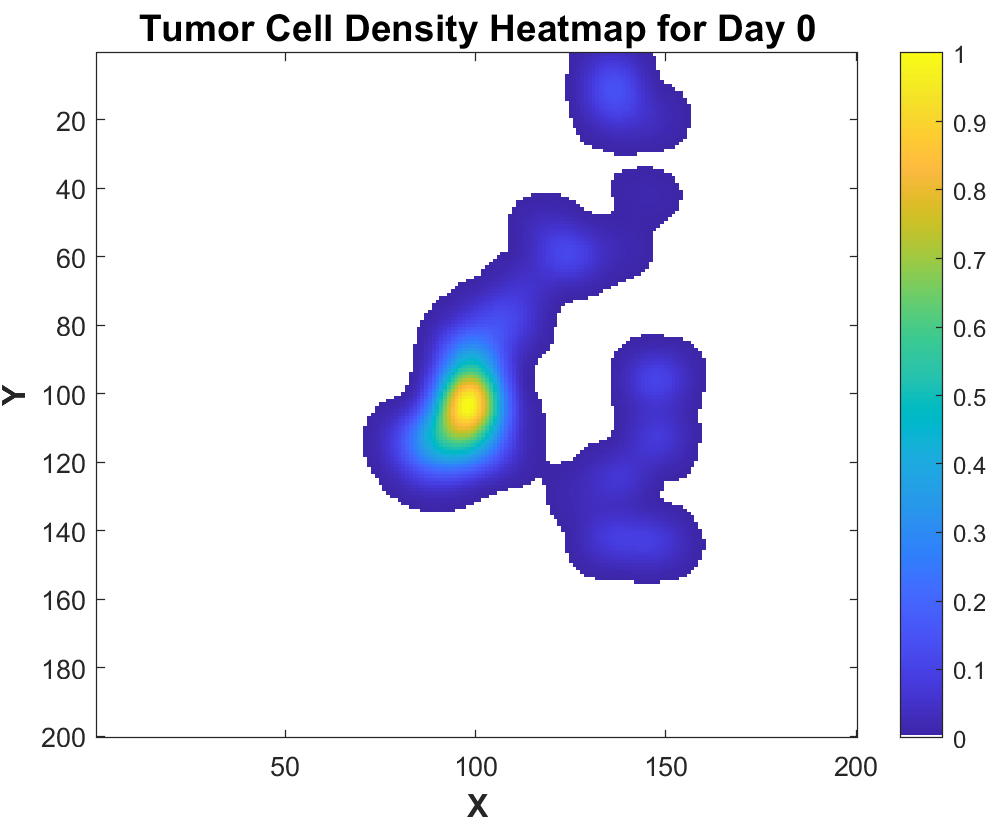
%> input picture 1.png, 995 x 824 px
$ octave errorfinder.m   (GNU Octave 9; MATLAB toolbox functions it lacks are replaced by stand-ins)
%> lines starting %> are read from the running program, lines starting %| are printed output that depends on the picture; in (x1, y1, x2, y2) boxes, pixels count from 0 and x2, y2 are one past the last pixel; in counts of white or black regions, pixels touching at a corner belong together; the program's own positions count from 1
close all
clc

% Create a temporary folder to save segmented images
tempFolder = 'segmented_images';
if ~exist(tempFolder, 'dir')
    mkdir(tempFolder);
end

% Read the images
img1 = imread('1.png');
%> img1 is the input picture: size 824x995x3 uint8; mean R, G, B 225.4, 226.6, 239.8
img2 = imread('2.png');
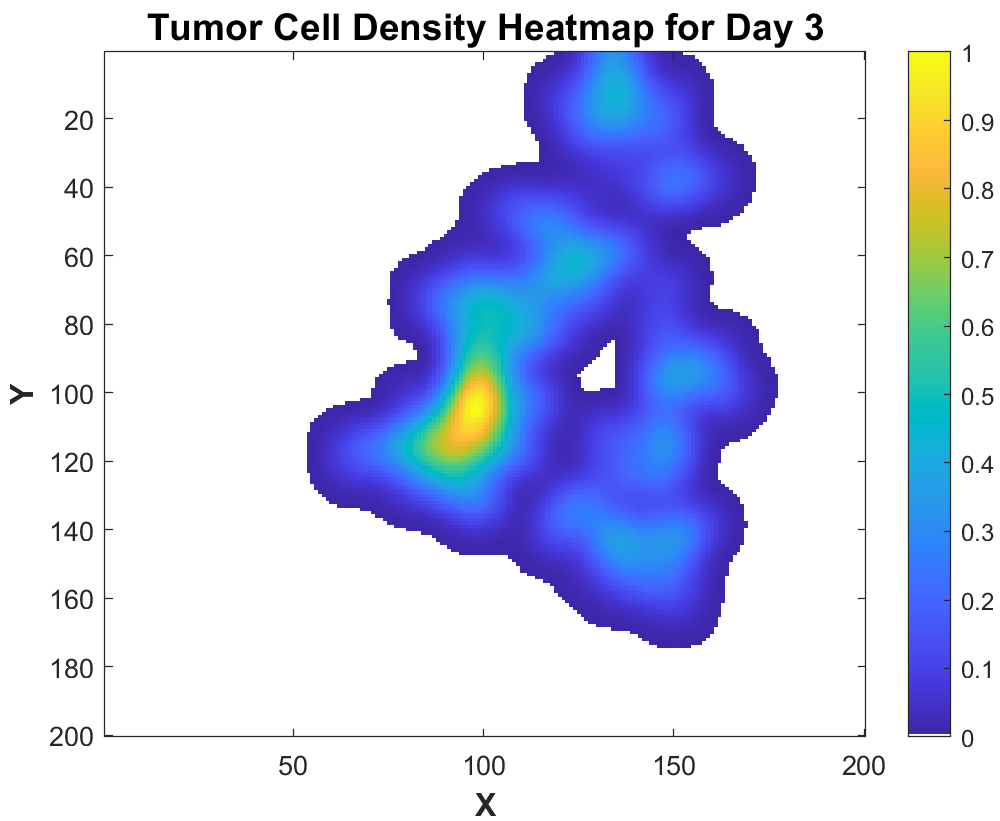
%> input picture 2.png, 1000 x 821 px
%> img2 is the input picture: size 821x1000x3 uint8; mean R, G, B 205.2, 211.5, 237.5
img3 = imread('3.png');
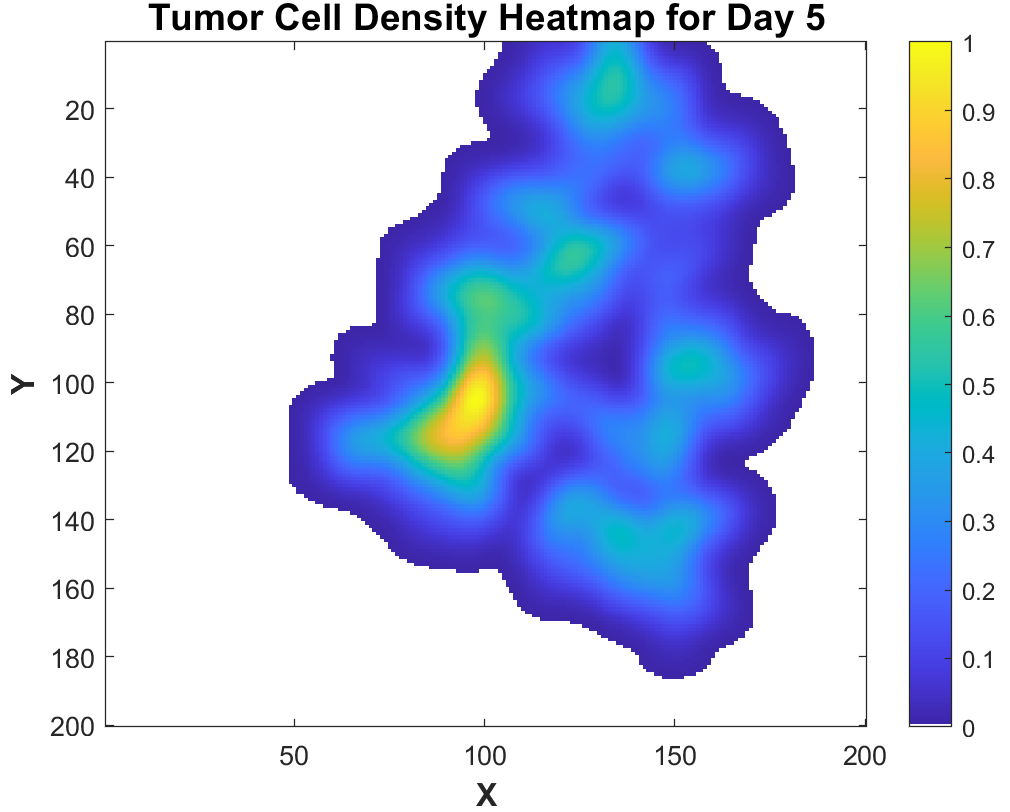
%> input picture 3.png, 1010 x 812 px
%> img3 is the input picture: size 812x1010x3 uint8; mean R, G, B 192, 204.7, 235.3

% Function to remove grayscale pixels, crop the image, save the colored sections,
% and count colored pixels
function [coloredPixels, highDensityPixels] = saveColoredSectionAndCount(img, imgName, tempFolder)
%> called with imgName = 'Day0', tempFolder = 'segmented_images'
    % Define crop region (assuming the color bar is on the right side)
    cropRegion = [1, 1, size(img, 2) - 130, size(img, 1)]; % [x, y, width, height]
%> cropRegion = [1 1 865 824]

    % Crop the image to remove the color bar
    croppedImg = imcrop(img, cropRegion);

    % Create a mask for colored pixels
    grayMask = croppedImg(:,:,1) == croppedImg(:,:,2) & croppedImg(:,:,2) == croppedImg(:,:,3);
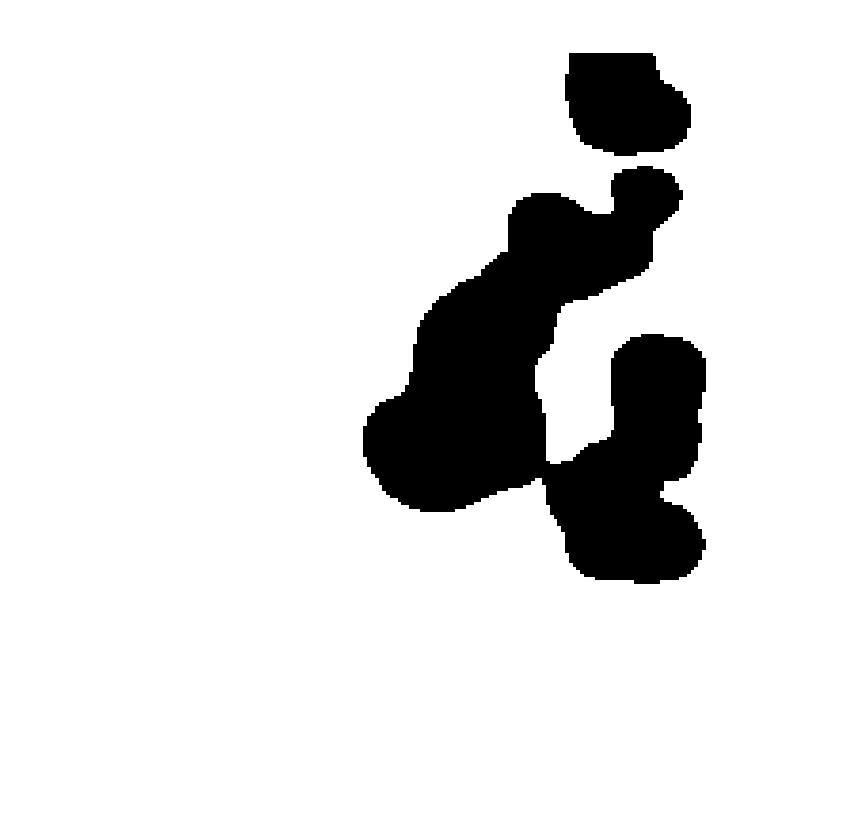
%> grayMask: size 824x866 logical; 88% white; 2 black regions, box (x1, y1, x2, y2) and area: (363, 166, 706, 584) 75104, (565, 53, 691, 156) 10401
    coloredImg = croppedImg;
    coloredImg(repmat(grayMask, [1, 1, 3])) = 0; % Set grayscale pixels to black

    % Count the colored pixels
    coloredPixels = sum(~grayMask(:));
%> coloredPixels = 85505

    % Save the colored section image
    imwrite(coloredImg, fullfile(tempFolder, [imgName '_colored.png']));

    % Create a mask for high-density pixels (light blue to yellow range)
    highDensityMask = (coloredImg(:,:,1) >= 0 & coloredImg(:,:,1) <= 255) & ...
                      (coloredImg(:,:,2) >= 60 & coloredImg(:,:,2) <= 255) & ...
                      (coloredImg(:,:,3) >= 0 & coloredImg(:,:,3) <= 255);
%> highDensityMask: size 824x866 logical; 2.9% white; 5 white regions, box (x1, y1, x2, y2) and area: (394, 300, 523, 485) 16284, (592, 63, 637, 118) 1826, (546, 235, 588, 269) 1050, (611, 529, 656, 550) 619, (641, 368, 672, 395) 609

    highDensityImg = coloredImg;
    highDensityImg(repmat(~highDensityMask, [1, 1, 3])) = 0; % Set non high-density pixels to black
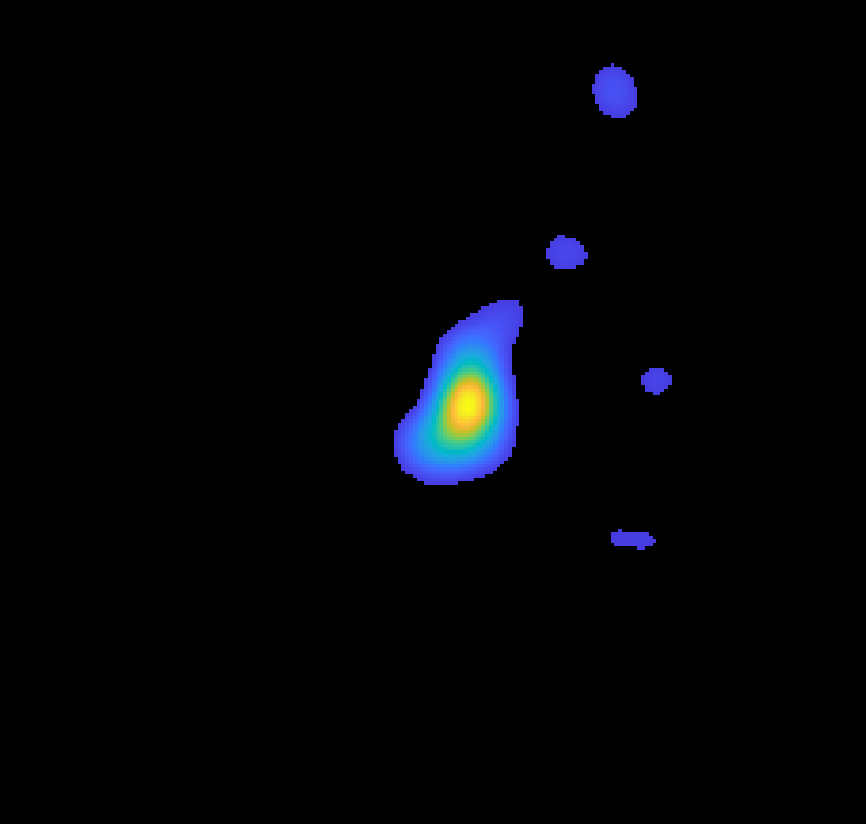
%> highDensityImg: size 824x866x3 uint8; mean R, G, B 2.2, 3.4, 5.9

    % Count the high-density pixels
    highDensityPixels = sum(highDensityMask(:));
%> highDensityPixels = 20388

    % Save the high-density section image
    imwrite(highDensityImg, fullfile(tempFolder, [imgName '_highDensity.png']));
end

% Process each image, save the colored sections, and count the colored pixels
[coloredPixels1, highDensityPixels1] = saveColoredSectionAndCount(img1, 'Day0', tempFolder);
%> coloredPixels1 = 85505; highDensityPixels1 = 20388
[coloredPixels2, highDensityPixels2] = saveColoredSectionAndCount(img2, 'Day3', tempFolder);
%> call 2 of saveColoredSectionAndCount, with imgName = 'Day3', tempFolder = 'segmented_images'
%> in saveColoredSectionAndCount (call 2), `grayMask = croppedImg(:,:,1) == croppedImg(:,:,2) & croppedImg(:,:,2) ..`: grayMask: size 821x871 logical; 76% white; 1 black region, box (x1, y1, x2, y2) and area: (307, 52, 778, 648) 171424
%> in saveColoredSectionAndCount (call 2), `coloredPixels = sum(~grayMask(:));`: coloredPixels = 171424
%> in saveColoredSectionAndCount (call 2), `highDensityMask = (coloredImg(:,:,1) >= 0 & coloredImg(:,:,1) <= 255) ..`: highDensityMask: size 821x871 logical; 13.9% white; 2 white regions, box (x1, y1, x2, y2) and area: (337, 189, 744, 610) 83118, (554, 52, 718, 210) 16125
%> in saveColoredSectionAndCount (call 2), `highDensityImg(repmat(~highDensityMask, [1, 1, 3])) = 0;`:
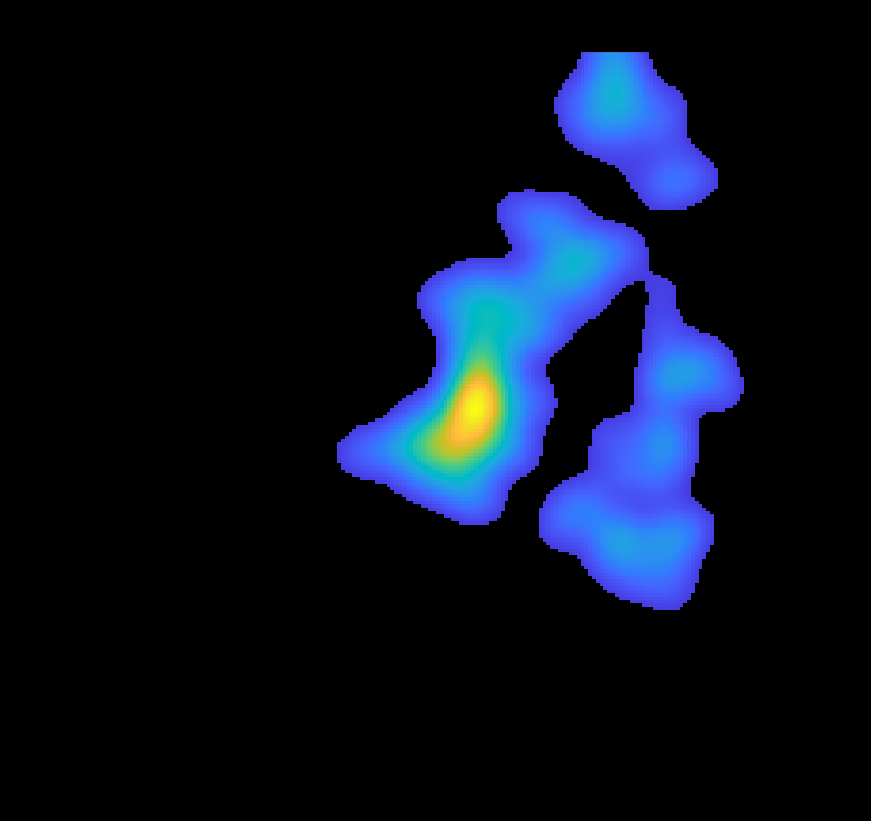
%> highDensityImg: size 821x871x3 uint8; mean R, G, B 8.9, 16, 31.7
%> in saveColoredSectionAndCount (call 2), `highDensityPixels = sum(highDensityMask(:));`: highDensityPixels = 99243
%> coloredPixels2 = 171424; highDensityPixels2 = 99243
[coloredPixels3, highDensityPixels3] = saveColoredSectionAndCount(img3, 'Day5', tempFolder);
%> call 3 of saveColoredSectionAndCount, with imgName = 'Day5', tempFolder = 'segmented_images'
%> in saveColoredSectionAndCount (call 3), `grayMask = croppedImg(:,:,1) == croppedImg(:,:,2) & croppedImg(:,:,2) ..`: grayMask: size 812x881 logical; 68.8% white; 1 black region, box (x1, y1, x2, y2) and area: (289, 42, 814, 679) 223443
%> in saveColoredSectionAndCount (call 3), `coloredPixels = sum(~grayMask(:));`: coloredPixels = 223443
%> in saveColoredSectionAndCount (call 3), `highDensityMask = (coloredImg(:,:,1) >= 0 & coloredImg(:,:,1) <= 255) ..`: highDensityMask: size 812x881 logical; 21.4% white; 1 white region, box (x1, y1, x2, y2) and area: (315, 42, 776, 635) 152998
%> in saveColoredSectionAndCount (call 3), `highDensityImg(repmat(~highDensityMask, [1, 1, 3])) = 0;`:
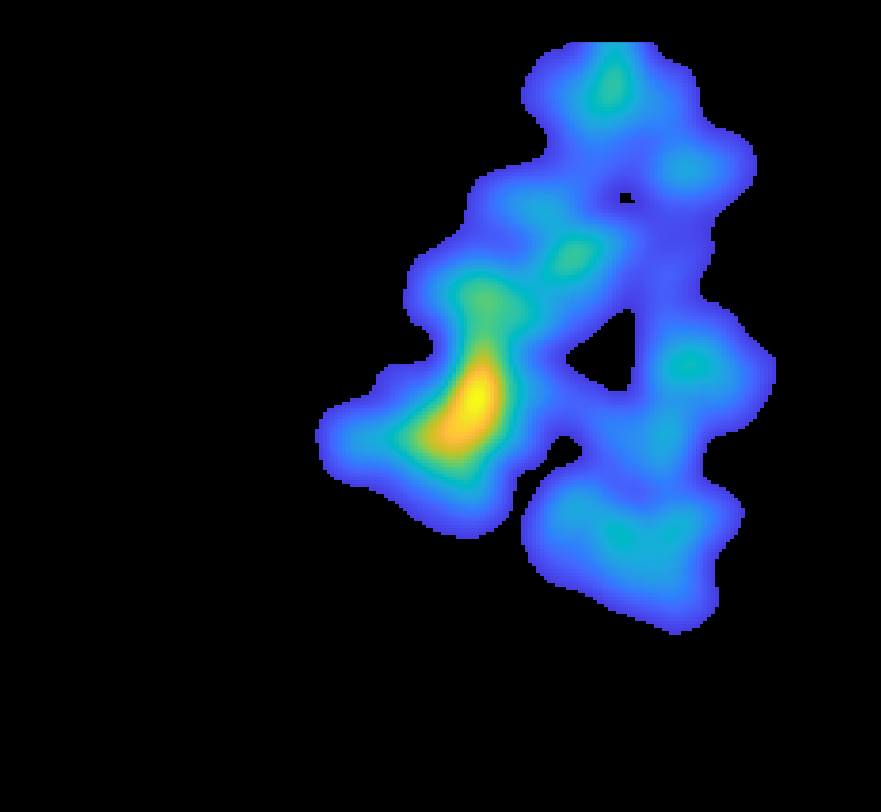
%> highDensityImg: size 812x881x3 uint8; mean R, G, B 12.5, 27, 48.3
%> in saveColoredSectionAndCount (call 3), `highDensityPixels = sum(highDensityMask(:));`: highDensityPixels = 152998
%> coloredPixels3 = 223443; highDensityPixels3 = 152998

% Scale the counts by 2.5
coloredPixels1 = coloredPixels1 * 2.5;
%> coloredPixels1 = 213762.5
highDensityPixels1 = highDensityPixels1 * 2.5;
%> highDensityPixels1 = 50970
coloredPixels2 = coloredPixels2 * 2.5;
%> coloredPixels2 = 428560
highDensityPixels2 = highDensityPixels2 * 2.5;
%> highDensityPixels2 = 248107.5
coloredPixels3 = coloredPixels3 * 2.5;
%> coloredPixels3 = 558607.5
highDensityPixels3 = highDensityPixels3 * 2.5;
%> highDensityPixels3 = 382495

% Display the results
disp(['Day 0 - Colored Pixels: ', num2str(coloredPixels1), ', High-Density Pixels: ', num2str(highDensityPixels1)]);
%| Day 0 - Colored Pixels: 213762.5, High-Density Pixels: 50970
disp(['Day 3 - Colored Pixels: ', num2str(coloredPixels2), ', High-Density Pixels: ', num2str(highDensityPixels2)]);
%| Day 3 - Colored Pixels: 428560, High-Density Pixels: 248107.5
disp(['Day 5 - Colored Pixels: ', num2str(coloredPixels3), ', High-Density Pixels: ', num2str(highDensityPixels3)]);
%| Day 5 - Colored Pixels: 558607.5, High-Density Pixels: 382495

% Initialize the pixel counts for each day
day0_tumor_pixel_count = coloredPixels1; % Example value, replace with actual data
%> day0_tumor_pixel_count = 213762.5
day0_high_density_pixel_count = highDensityPixels1; % Example value, replace with actual data
%> day0_high_density_pixel_count = 50970

day3_tumor_pixel_count = coloredPixels2; % Example value, replace with actual data
%> day3_tumor_pixel_count = 428560
day3_high_density_pixel_count = highDensityPixels2; % Example value, replace with actual data
%> day3_high_density_pixel_count = 248107.5

day5_tumor_pixel_count = coloredPixels3; % Example value, replace with actual data
%> day5_tumor_pixel_count = 558607.5
day5_high_density_pixel_count = highDensityPixels3; % Example value, replace with actual data
%> day5_high_density_pixel_count = 382495

% Read the CSV file with original column headers preserved
%> (the run ends here)
